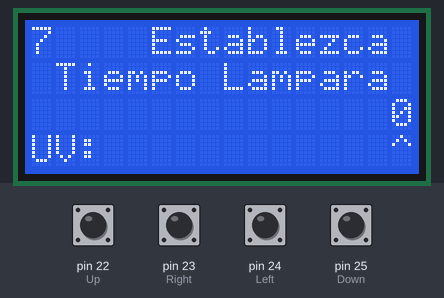
A sketch run on a simulated Arduino Mega 2560, built with avr-gcc and run on an emulated ATmega2560. On the bench: 16×4 character LCD. Inputs (shaded band) come from the test bench; at power-on: pin 22 (Up), pin 23 (Right), pin 24 (Left), pin 25 (Down) LOW.

Above: at 1.2 s.
1.3 s: pin 22 (Up) pulled HIGH for 1 s
At 3.4 s:
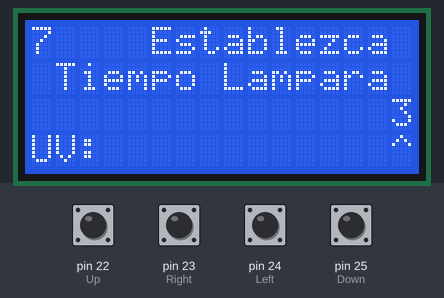
3.8 s: pin 23 (Right) pulled HIGH for 1 s
At 6.0 s:
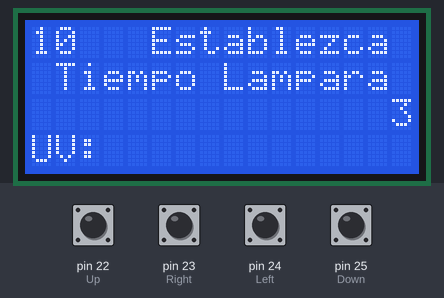
6.3 s: pin 23 (Right) pulled HIGH for 0.15 s
At 7.9 s:
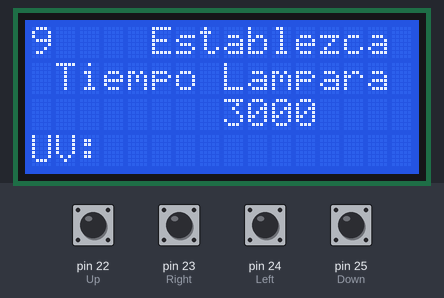
8.2 s: pin 23 (Right) pulled HIGH for 1 s
At 9.6 s:
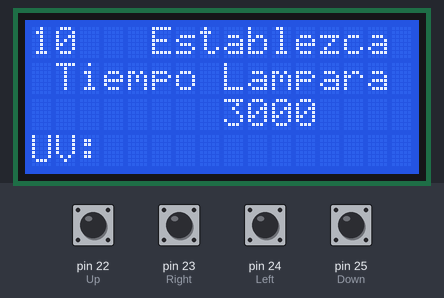
10.7 s: pin 24 (Left) pulled HIGH for 0.15 s
At 12.1 s:
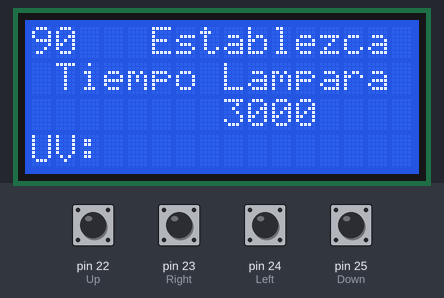
12.5 s: pin 24 (Left) pulled HIGH for 1 s
At 14.5 s:
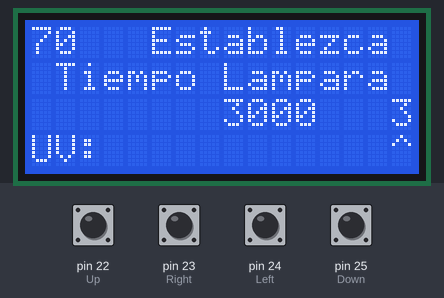
Timing chart, 0 to 16.0 s (numbered marks = the images above; inputs shaded):
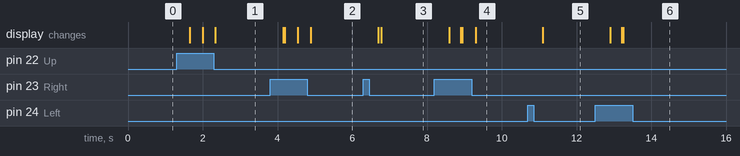

Measured:
- after the input at 1.3 s, the display: first changes after 0.35 s (image 1 shows a later state)
- after the input at 3.8 s, the display: first changes after 0.36 s (image 2 shows a later state)
- after the input at 6.3 s, the display: first changes after 0.40 s (image 3 shows a later state)
- after the input at 8.2 s, the display: changes after 0.40 s (image 4)
- after the input at 10.7 s, the display: changes after 0.40 s (image 5)
- after the input at 12.5 s, the display: first changes after 0.41 s (image 6 shows a later state)

The sketch:

TiempoUV.ino
```cpp
#include  <Wire.h>//libreria necesaria para el funcionamiento del modulo
#include  <LiquidCrystal_I2C.h>//libreria para el modulo IC2 de La pantalla LCD
int Down = 25, Right = 23, Left = 24, Up = 22;//Pines entrada para lectura de pulsadores
int arTUV, abTUV, drTUV, izTUV;//Variables para la lectura de las Flehas panel frontal
int cXTUV;// contadores para el desplazamiento del cursor tiempo lampara UV
int cTUV1, cTUV2, cTUV3, cTUV4;// contadores para almacenar los valores del tiempo de uso de la lampara UV
int TiempoUV[4];// vector para establecer el tiempo de la lampara UV
LiquidCrystal_I2C lcd(0x27, 2, 1, 0, 4, 5, 6, 7, 3, POSITIVE);
void setup() {
  lcd.begin(16, 4);
  pinMode(Up, INPUT);
  pinMode(Left, INPUT);
  pinMode(Right, INPUT);
  pinMode(Down, INPUT);
  cXTUV = 7;
}

void loop() {
  izTUV = digitalRead(Left);
  drTUV = digitalRead(Right);
  lcd.setCursor(0, 0);
  lcd.print(cXTUV);
  lcd.setCursor(5, 0);
  lcd.print("Establezca");
  lcd.setCursor(1, 1);
  lcd.print("Tiempo Lampara UV:");
  lcd.setCursor(12, 2);
  lcd.print(cTUV1);
  lcd.setCursor(12, 2);
  lcd.print(cTUV2);
  lcd.setCursor(13, 2);
  lcd.print(":");
  lcd.setCursor(14, 2);
  lcd.print(cTUV3);
  lcd.setCursor(15, 2);
  lcd.print(cTUV4);
  if (drTUV == HIGH) {
    cXTUV++;
    delay(300);
  }
  if (izTUV == HIGH) {
    cXTUV--;
    delay(300);
  }

  if (cXTUV < 7) {
    cXTUV = 7;
  }
  if (cXTUV == 7) {
    abTUV = digitalRead(Down);
    arTUV = digitalRead(Up);
    if (arTUV == HIGH) {
      cTUV1++;
      delay(300);
    }
    if (abTUV == HIGH) {
      cTUV1--;
      delay(300);
    }
    if (cTUV1 > 9) {
      cTUV1 = 9;
    }
    else if (cTUV1 < 1) {
      cTUV1 = 0;
    }
    TiempoUV[0] = cTUV1;
    lcd.setCursor(cXTUV + 4, 2);
    lcd.print(cTUV1);
    lcd.setCursor(cXTUV + 4, 3);
    lcd.print("^    ");
  }
  else if (cXTUV == 8) {
    abTUV = digitalRead(Down);
    arTUV = digitalRead(Up);
    if (arTUV == HIGH) {
      cTUV2++;
      delay(300);
    }
    if (abTUV == HIGH) {
      cTUV2--;
      delay(300);
    }
    if (cTUV2 > 9) {
      cTUV2 = 9;
    }
    else if (cTUV2 < 1) {
      cTUV2 = 0;
    }
    TiempoUV[1] = cTUV2;
    lcd.setCursor(cXTUV + 4, 2);
    lcd.print(cTUV2);
    lcd.setCursor(cXTUV + 3, 3);
    lcd.print(" ^   ");
  }
  else if (cXTUV == 9) {
    abTUV = digitalRead(Down);
    arTUV = digitalRead(Up);
    if (arTUV == HIGH) {
      cTUV3++;
      delay(300);
    }
    if (abTUV == HIGH) {
      cTUV3--;
      delay(300);
    }
    if (cTUV3 > 9) {
      cTUV3 = 9;
    }
    else if (cTUV3 < 1) {
      cTUV3 = 0;
    }
    TiempoUV[2] = cTUV3;
    lcd.setCursor(cXTUV + 5, 2);
    lcd.print(cTUV3);
    lcd.setCursor(cXTUV + 2, 3);
    lcd.print("   ^ ");
  }
  else if (cXTUV == 10) {
    abTUV = digitalRead(Down);
    arTUV = digitalRead(Up);
    if (arTUV == HIGH) {
      cTUV4++;
      delay(300);
    }
    if (abTUV == HIGH) {
      cTUV4--;
      delay(300);
    }
    if (cTUV4 > 9) {
      cTUV4 = 9;
    }
    else if (cTUV4 < 1) {
      cTUV4 = 0;
    }
    TiempoUV[3] = cTUV4;
    lcd.setCursor(cXTUV + 5, 2);
    lcd.print(cTUV4);
    lcd.setCursor(cXTUV + 1, 3);
    lcd.print("    ^");
  }
  if (cXTUV > 10) {
    cXTUV = 9;
    lcd.clear();
    lcd.setCursor(4, 2);
    lcd.print(TiempoUV[0]);
    lcd.setCursor(5, 2);
    lcd.print(TiempoUV[1]);
    lcd.setCursor(6, 2);
    lcd.print(TiempoUV[2]);
    lcd.setCursor(7, 2);
    lcd.print(TiempoUV[3]);
  }

}
```
